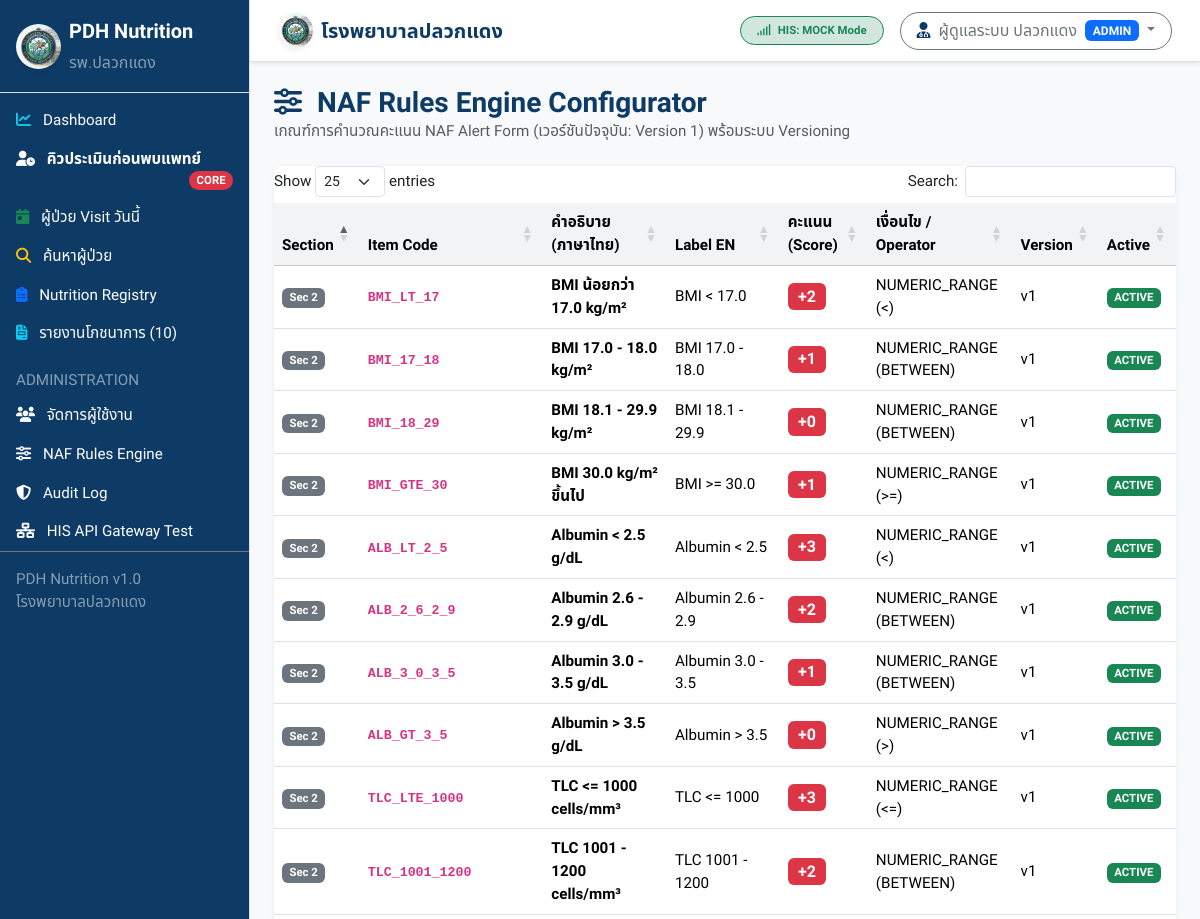
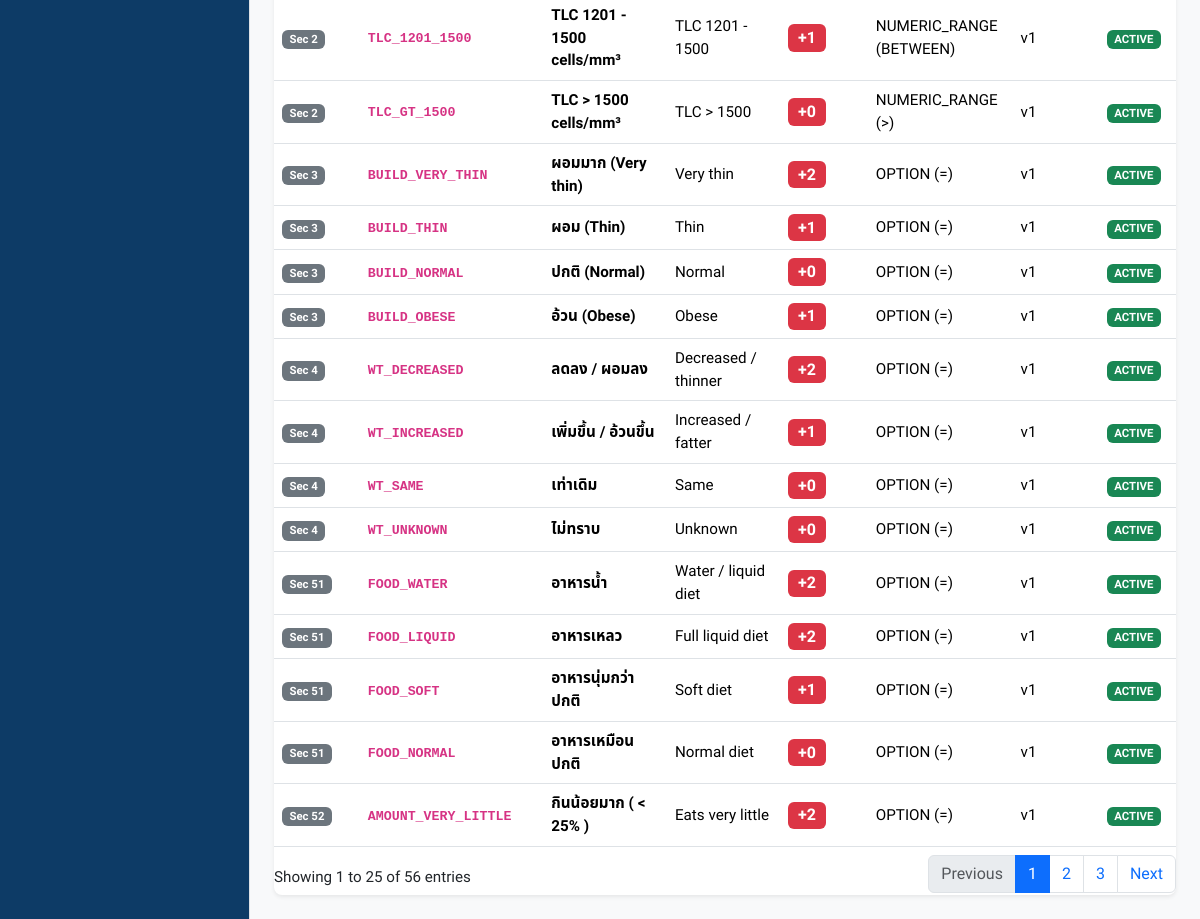
/admin/rules (signed in), run on the app's committed database (2 pictures, top to bottom).
### tables this page shows
CREATE TABLE `naf_rules` (
  `id` INT AUTO_INCREMENT PRIMARY KEY,
  `section` INT NOT NULL,
  `item_code` VARCHAR(50) NOT NULL,
  `label_th` VARCHAR(255) NOT NULL,
  `label_en` VARCHAR(255) NULL,
  `score` INT NOT NULL DEFAULT 0,
  `condition_type` VARCHAR(50) NOT NULL DEFAULT 'OPTION',
  `min_value` DECIMAL(8,2) NULL,
  `max_value` DECIMAL(8,2) NULL,
  `operator` VARCHAR(10) NULL,
  `version` INT NOT NULL DEFAULT 1,
  `active` TINYINT(1) NOT NULL DEFAULT 1,
  `effective_from` DATE NULL,
  `effective_to` DATE NULL,
  INDEX `idx_rules_sec` (`section`),
  INDEX `idx_rules_ver` (`version`)
);

### app/Controllers/AdminController.php (called while the page is built, shortened)
<?php
class AdminController {
    public function rules(): void {
        $pdo = Database::getConnection();
        $stmt = $pdo->query("SELECT * FROM naf_rules ORDER BY version DESC, section ASC, id ASC");
        $rules = $stmt->fetchAll(PDO::FETCH_ASSOC);
        require __DIR__ . '/../../views/admin/rules.php';
    }
}

### views/admin/rules.php (the view, shortened to what this page needs)
<?php
require __DIR__ . '/../layouts/header.php';
require __DIR__ . '/../layouts/sidebar.php';
?>
<div id="page-content-wrapper" class="w-100">
  <?php require __DIR__ . '/../layouts/navbar.php'; ?>
  <div class="container-fluid p-4">
    <div class="mb-4">
      <h3 class="fw-bold text-pdh-blue mb-0"><i class="fa-solid fa-sliders me-2"></i> NAF Rules Engine Configurator</h3>
      <p class="text-muted mb-0">เกณฑ์การคำนวณคะแนน NAF Alert Form (เวอร์ชันปัจจุบัน: Version 1) พร้อมระบบ Versioning</p>
    </div>
    <div class="card shadow-sm border-0">
      <div class="card-body p-0">
        <div class="table-responsive">
          <table class="table table-hover align-middle mb-0 datatable">
            <thead class="table-light">
              <tr>
                <th>Section</th>
                <th>Item Code</th>
                <th>คำอธิบาย (ภาษาไทย)</th>
                <th>Label EN</th>
                <th>คะแนน (Score)</th>
                <th>เงื่อนไข / Operator</th>
                <th>Version</th>
                <th>Active</th>
              </tr>
            </thead>
            <tbody>
              <?php foreach ($rules as $r): ?>
                <tr>
                  <td><span class="badge bg-secondary">Sec <?= $r['section'] ?></span></td>
                  <td class="fw-bold text-pdh-blue"><code><?= htmlspecialchars($r['item_code']) ?></code></td>
                  <td class="fw-bold"><?= htmlspecialchars($r['label_th']) ?></td>
                  <td><?= htmlspecialchars($r['label_en'] ?: '-') ?></td>
                  <td><span class="badge bg-danger fs-6">+<?= $r['score'] ?></span></td>
                  <td><?= htmlspecialchars($r['condition_type']) ?> (<?= htmlspecialchars($r['operator'] ?: '=') ?>)</td>
                  <td>v<?= $r['version'] ?></td>
                  <td>
                    <?php if ($r['active']): ?>
                      <span class="badge bg-success">ACTIVE</span>
                    <?php else: ?>
                      <span class="badge bg-secondary">INACTIVE</span>
                    <?php endif; ?>
                  </td>
                </tr>
              <?php endforeach; ?>
            </tbody>
          </table>
        </div>
      </div>
    </div>
  </div>
</div>
<?php require __DIR__ . '/../layouts/footer.php'; ?>

### public/assets/css/custom.css (style rules this page uses)
:root { --pdh-blue: #0d3b66; --pdh-blue-light: #1d5b96; --pdh-green: #06d6a0; --pdh-amber: #f77f00; --pdh-red: #d62828; --pdh-purple: #7209b7; --pdh-gray: #f8f9fa; --pdh-dark: #212529; }
body { font-family: 'Sarabun', 'Noto Sans Thai', sans-serif; background-color: var(--pdh-gray); color: var(--pdh-dark); font-size: 0.95rem; }
.text-pdh-blue { color: var(--pdh-blue) !important; }
.card { border-radius: 8px; border: 1px solid rgba(0, 0, 0, 0.08); box-shadow: 0 2px 6px rgba(0, 0, 0, 0.04); }
.table th { font-weight: 600; background-color: #f1f3f5; }

### data on the page
naf_rules: section "2", item_code "BMI_LT_17", label_th "BMI น้อยกว่า 17.0 kg/m²", label_en "BMI < 17.0", score "2", condition_type "NUMERIC_RANGE", operator "<", version "1", active "ACTIVE"
naf_rules: section "2", item_code "BMI_17_18", label_th "BMI 17.0 - 18.0 kg/m²", label_en "BMI 17.0 - 18.0", score "1", condition_type "NUMERIC_RANGE", operator "BETWEEN", version "1", active "ACTIVE"
naf_rules: section "2", item_code "BMI_18_29", label_th "BMI 18.1 - 29.9 kg/m²", label_en "BMI 18.1 - 29.9", score "0", condition_type "NUMERIC_RANGE", operator "BETWEEN", version "1", active "ACTIVE"
naf_rules: section "2", item_code "BMI_GTE_30", label_th "BMI 30.0 kg/m² ขึ้นไป", label_en "BMI >= 30.0", score "1", condition_type "NUMERIC_RANGE", operator ">=", version "1", active "ACTIVE"
naf_rules: section "2", item_code "ALB_LT_2_5", label_th "Albumin < 2.5 g/dL", label_en "Albumin < 2.5", score "3", condition_type "NUMERIC_RANGE", operator "<", version "1", active "ACTIVE"
naf_rules: section "2", item_code "ALB_2_6_2_9", label_th "Albumin 2.6 - 2.9 g/dL", label_en "Albumin 2.6 - 2.9", score "2", condition_type "NUMERIC_RANGE", operator "BETWEEN", version "1", active "ACTIVE"
naf_rules: section "2", item_code "ALB_3_0_3_5", label_th "Albumin 3.0 - 3.5 g/dL", label_en "Albumin 3.0 - 3.5", score "1", condition_type "NUMERIC_RANGE", operator "BETWEEN", version "1", active "ACTIVE"
naf_rules: section "2", item_code "ALB_GT_3_5", label_th "Albumin > 3.5 g/dL", label_en "Albumin > 3.5", score "0", condition_type "NUMERIC_RANGE", operator ">", version "1", active "ACTIVE"
naf_rules: section "2", item_code "TLC_LTE_1000", label_th "TLC <= 1000 cells/mm³", label_en "TLC <= 1000", score "3", condition_type "NUMERIC_RANGE", operator "<=", version "1", active "ACTIVE"
naf_rules: section "2", item_code "TLC_1001_1200", label_th "TLC 1001 - 1200 cells/mm³", label_en "TLC 1001 - 1200", score "2", condition_type "NUMERIC_RANGE", operator "BETWEEN", version "1", active "ACTIVE"
naf_rules: section "2", item_code "TLC_1201_1500", label_th "TLC 1201 - 1500 cells/mm³", label_en "TLC 1201 - 1500", score "1", condition_type "NUMERIC_RANGE", operator "BETWEEN", version "1", active "ACTIVE"
naf_rules: section "2", item_code "TLC_GT_1500", label_th "TLC > 1500 cells/mm³", label_en "TLC > 1500", score "0", condition_type "NUMERIC_RANGE", operator ">", version "1", active "ACTIVE"
naf_rules: section "3", item_code "BUILD_VERY_THIN", label_th "ผอมมาก (Very thin)", label_en "Very thin", score "2", condition_type "OPTION", operator "=", version "1", active "ACTIVE"
naf_rules: section "3", item_code "BUILD_THIN", label_th "ผอม (Thin)", label_en "Thin", score "1", condition_type "OPTION", operator "=", version "1", active "ACTIVE"
naf_rules: section "3", item_code "BUILD_NORMAL", label_th "ปกติ (Normal)", label_en "Normal", score "0", condition_type "OPTION", operator "=", version "1", active "ACTIVE"
naf_rules: section "3", item_code "BUILD_OBESE", label_th "อ้วน (Obese)", label_en "Obese", score "1", condition_type "OPTION", operator "=", version "1", active "ACTIVE"
naf_rules: section "4", item_code "WT_DECREASED", label_th "ลดลง / ผอมลง", label_en "Decreased / thinner", score "2", condition_type "OPTION", operator "=", version "1", active "ACTIVE"
naf_rules: section "4", item_code "WT_INCREASED", label_th "เพิ่มขึ้น / อ้วนขึ้น", label_en "Increased / fatter", score "1", condition_type "OPTION", operator "=", version "1", active "ACTIVE"
naf_rules: section "4", item_code "WT_SAME", label_th "เท่าเดิม", label_en "Same", score "0", condition_type "OPTION", operator "=", version "1", active "ACTIVE"
naf_rules: section "4", item_code "WT_UNKNOWN", label_th "ไม่ทราบ", label_en "Unknown", score "0", condition_type "OPTION", operator "=", version "1", active "ACTIVE"
naf_rules: section "51", item_code "FOOD_WATER", label_th "อาหารน้ำ", label_en "Water / liquid diet", score "2", condition_type "OPTION", operator "=", version "1", active "ACTIVE"
naf_rules: section "51", item_code "FOOD_LIQUID", label_th "อาหารเหลว", label_en "Full liquid diet", score "2", condition_type "OPTION", operator "=", version "1", active "ACTIVE"
naf_rules: section "51", item_code "FOOD_SOFT", label_th "อาหารนุ่มกว่าปกติ", label_en "Soft diet", score "1", condition_type "OPTION", operator "=", version "1", active "ACTIVE"
naf_rules: section "51", item_code "FOOD_NORMAL", label_th "อาหารเหมือนปกติ", label_en "Normal diet", score "0", condition_type "OPTION", operator "=", version "1", active "ACTIVE"
naf_rules: section "52", item_code "AMOUNT_VERY_LITTLE", label_th "กินน้อยมาก ( < 25% )", label_en "Eats very little", score "2", condition_type "OPTION", operator "=", version "1", active "ACTIVE"

### other printed values
$hisDriver "MOCK"
$userName "ผู้ดูแลระบบ ปลวกแดง"
$userRole "ADMIN"
